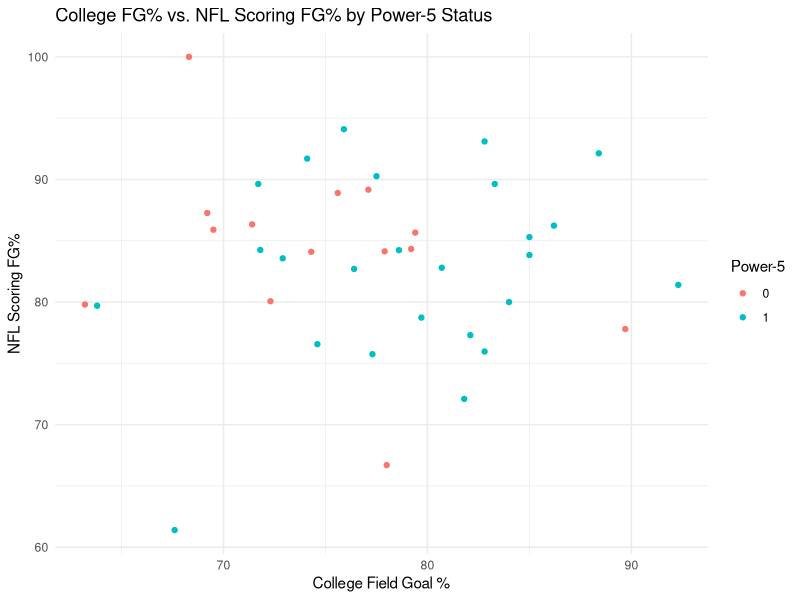
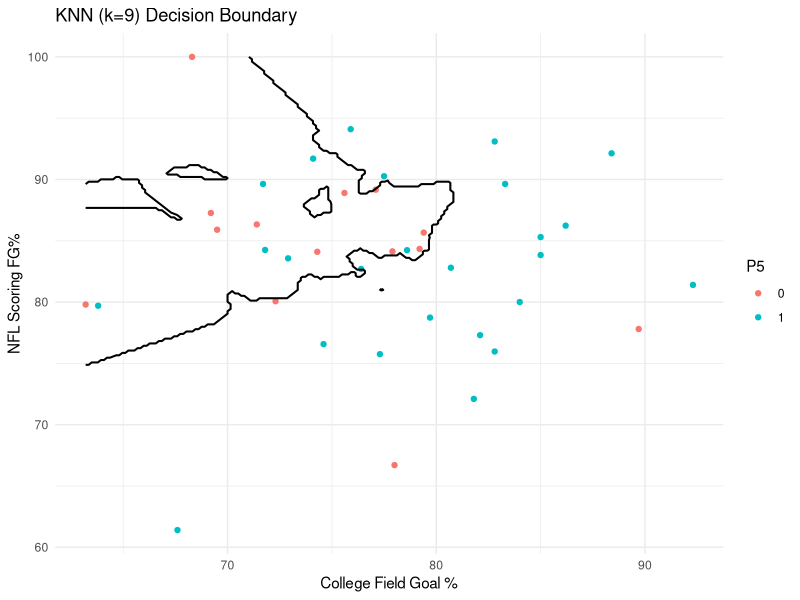
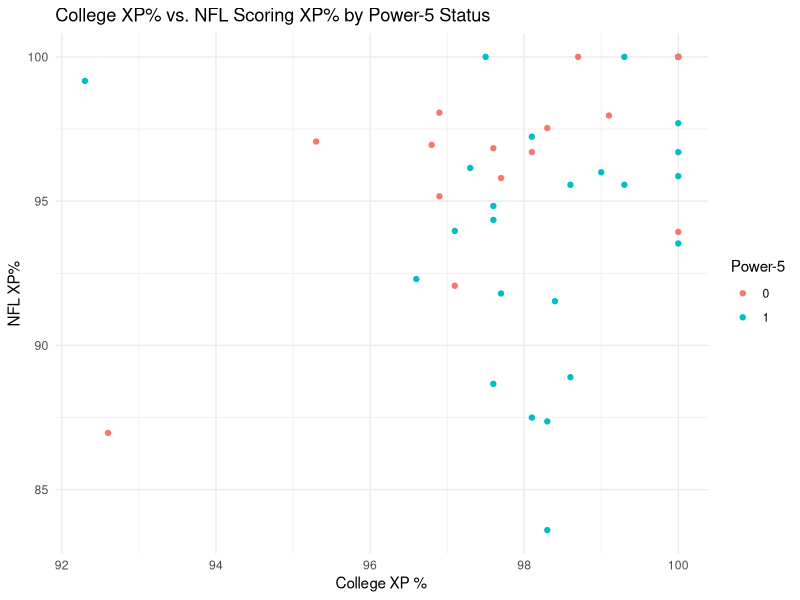
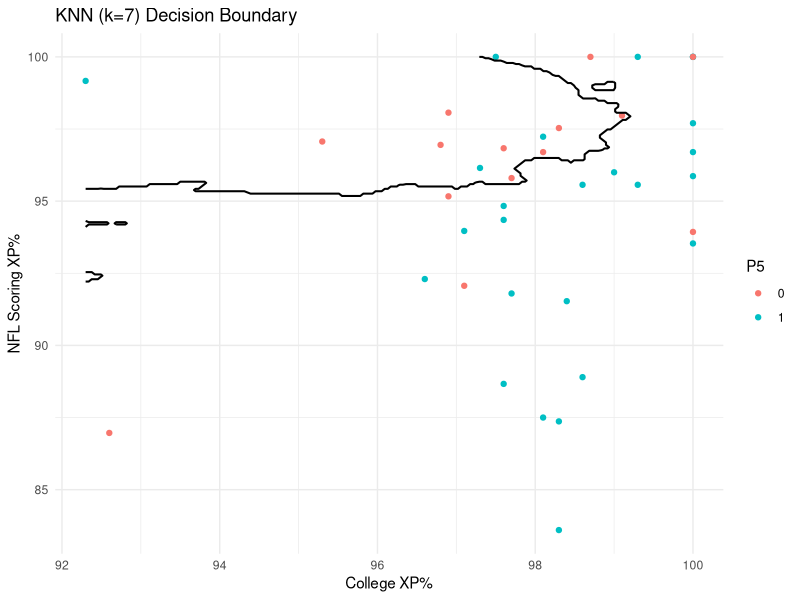
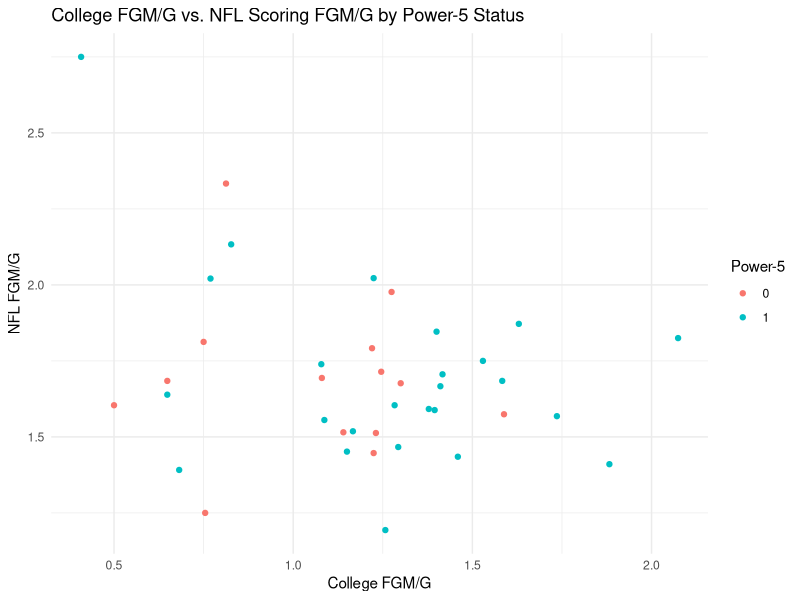
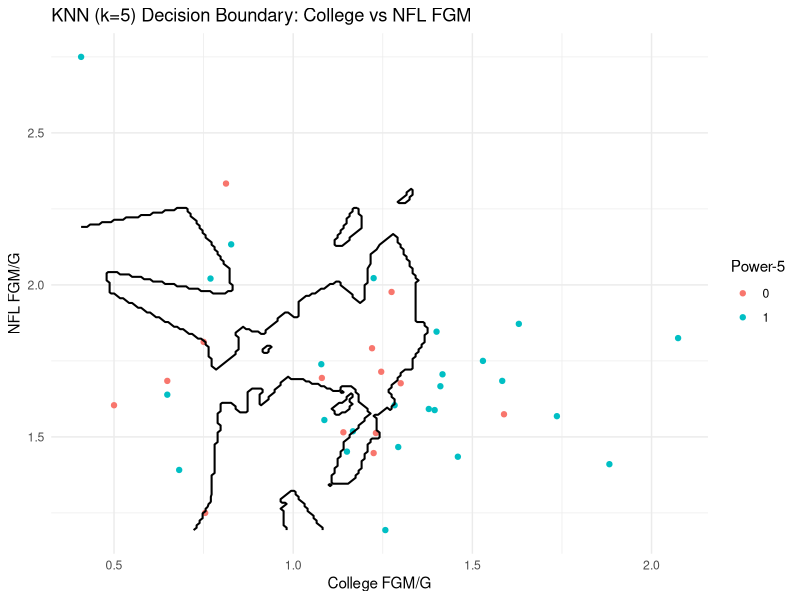
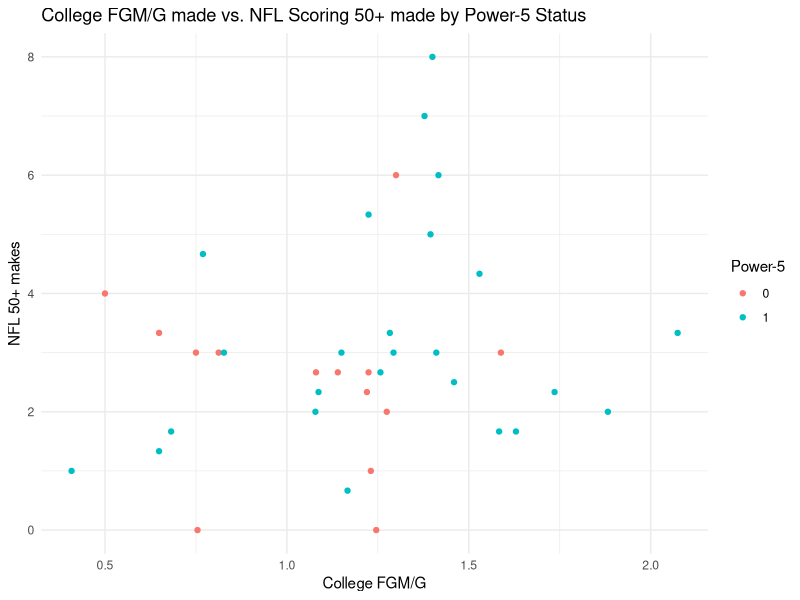
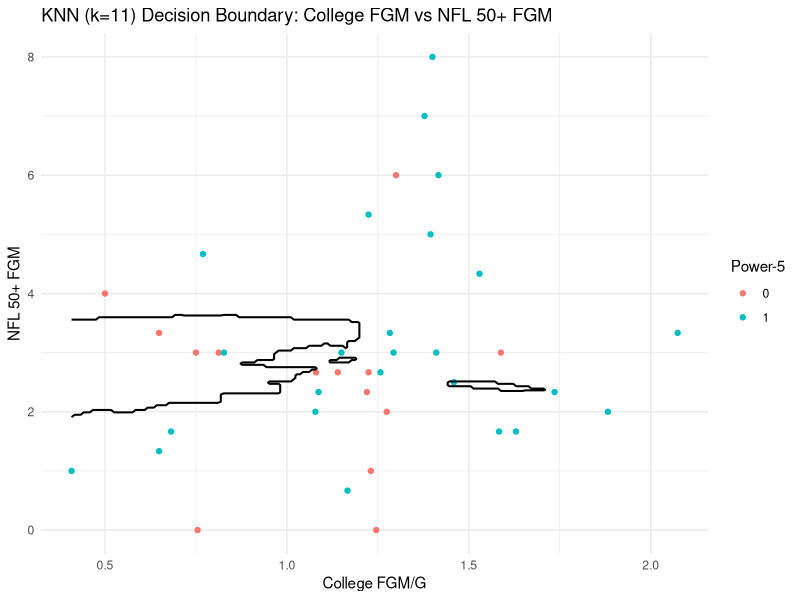

Reproduce these figures in R, in order.
## ---- chunk 1
library(tidyverse)
library(caret)
library(lmerTest)
library(readxl)
library(data.table)
library(class) 
nfl <- read_excel("Kicking_Data.xlsx", sheet = "NFL Data")
college = read_excel("Kicking_Data.xlsx", sheet = "College Data")
nfl_avg = read_excel("Kicking_Data.xlsx", sheet = "NFL Averages")


## ---- chunk 2
colnames(nfl) = c("Player", "Season", "Age", "Team", "Lg", "Pos", "G", "GS", "0-19_FGA", "0-19_FGM", "20-29_FGA", "20-29_FGM", "30-39_FGA", "30-39_FGM", "40-49_FGA", "40-49_FGM", "50+_FGA","50+_FGM", "ScoringFGA", "ScoringFGM", "ScoringLng", "ScoringFG%", "ScoringXPA", "ScoringXPM", "ScoringXP%", "KO", "KOyds", "TB", "TB%", "KOAvg", "AV", "FPTS/G", "FPTS", "Award" )

nfl <- nfl[-1, ]

colnames(nfl_avg) = c("Player", "G", "GS", "0-19_FGA", "0-19_FGM", "20-29_FGA", "20-29_FGM", "30-39_FGA", "30-39_FGM", "40-49_FGA", "40-49_FGM", "50+_FGA","50+_FGM", "ScoringFGA", "ScoringFGM", "ScoringLng", "ScoringFG%", "ScoringXPA", "ScoringXPM", "ScoringXP%", "KO", "KOyds", "TB", "TB%", "KOAvg", "AV","FPTS/G", "FPTS", "Award" )

nfl_avg <- nfl_avg[-1, ]
## ---- chunk 3
drop_names <- c("Jake Bates", "Greg Zuerlein")
nfl_avg <- nfl_avg[ ! nfl_avg$Player %in% drop_names, ]

## ---- chunk 4

cols <- c( "G", "GS", "0-19_FGA", "0-19_FGM", "20-29_FGA", "20-29_FGM", "30-39_FGA", "30-39_FGM", "40-49_FGA", "40-49_FGM", "50+_FGA","50+_FGM", "ScoringFGA", "ScoringFGM", "ScoringLng", "ScoringFG%", "ScoringXPA", "ScoringXPM", "ScoringXP%", "KO", "KOyds", "TB", "TB%", "KOAvg", "AV", "FPTS/G", "FPTS")
nfl_avg[cols] <- lapply(nfl_avg[cols], function(x) {
  if (is.factor(x)) x <- as.character(x)
  as.numeric(x)
})

## ---- chunk 5

cols <- c("G", "XPM", "XPA", "XP%", "FGM", "FGA", "FG%", "Pts")
college[cols] <- lapply(college[cols], function(x) {
  if (is.factor(x)) x <- as.character(x)
  as.numeric(x)
})


## ---- chunk 6
nfl_avg$ScoringFGA_per_game <- nfl_avg$ScoringFGA / nfl_avg$G
nfl_avg$ScoringFGM_per_game <- nfl_avg$ScoringFGM / nfl_avg$G
nfl_avg$ScoringXPA_per_game <- nfl_avg$ScoringXPA / nfl_avg$G
nfl_avg$ScoringXPM_per_game <- nfl_avg$ScoringXPM / nfl_avg$G
nfl_avg[["0-19_FGA_per_game"]] <- nfl_avg[["0-19_FGA"]] / nfl_avg$G
nfl_avg[["0-19_FGM_per_game"]] <- nfl_avg[["0-19_FGM"]] / nfl_avg$G
nfl_avg[["20-29_FGA_per_game"]] <- nfl_avg[["20-29_FGA"]] / nfl_avg$G
nfl_avg[["20-29_FGM_per_game"]] <- nfl_avg[["20-29_FGM"]] / nfl_avg$G
nfl_avg[["30-39_FGA_per_game"]] <- nfl_avg[["30-39_FGA"]] / nfl_avg$G
nfl_avg[["30-39_FGM_per_game"]] <- nfl_avg[["30-39_FGM"]] / nfl_avg$G
nfl_avg[["40-49_FGA_per_game"]] <- nfl_avg[["40-49_FGA"]] / nfl_avg$G
nfl_avg[["40-49_FGM_per_game"]] <- nfl_avg[["40-49_FGM"]] / nfl_avg$G
nfl_avg[["50+_FGA_per_game"]] <- nfl_avg[["50+_FGA"]] / nfl_avg$G
nfl_avg[["50+_FGM_per_game"]] <- nfl_avg[["50+_FGM"]] / nfl_avg$G
## ---- chunk 7
college$FGA_per_game <- college$FGA / college$G
college$FGM_per_game <- college$FGM / college$G
college$Pts_per_game <- college$Pts / college$G

## ---- chunk 8
model1 <- lm(
  nfl_avg[["ScoringFGM_per_game"]] ~
    as.factor(college$P5) +
    college[["FG%"]] +
    college[["Pts_per_game"]] +
    college[["XP%"]] +
    college[["FGM_per_game"]] + 
    college[["G"]]
)

summary(model1)
## ---- chunk 9
model2 <- lm(
  nfl_avg[["FPTS/G"]] ~
    as.factor(college$P5) +
    college[["FG%"]] +
    college[["Pts_per_game"]] +
    college[["XP%"]] +
    college[["FGM_per_game"]] + 
    college[["G"]]
)

summary(model2)
## ---- chunk 10
model3 = glm(as.factor(nfl_avg[["Award"]])~
    as.factor(college$P5) +
    college[["FG%"]] +
    college[["Pts_per_game"]] +
    college[["XP%"]] +
    college[["FGM_per_game"]] + 
    college[["G"]], family = binomial
)

summary(model3)
## ---- chunk 11
model4 = lm(nfl_avg[["ScoringFG%"]]~
    as.factor(college$P5) +
    college[["FG%"]] +
    college[["Pts_per_game"]] +
    college[["XP%"]] +
    college[["FGM_per_game"]] + 
    college[["G"]]
)

summary(model4)
## ---- chunk 12
model5 = lm(nfl_avg[["FPTS"]]~
    as.factor(college$P5) +
    college[["FG%"]] +
    college[["Pts_per_game"]] +
    college[["XP%"]] +
    college[["FGM_per_game"]] + 
    college[["G"]]
)

summary(model5)
## ---- chunk 13
model6 = glm(nfl_avg[["ScoringXP%"]]~
    as.factor(college$P5) +
    college[["FG%"]] +
    college[["Pts_per_game"]] +
    college[["XP%"]] +
    college[["FGM_per_game"]] + 
    college[["G"]]
)

summary(model6)
## ---- chunk 14
df <- data.frame(
  cFG_pct     = as.numeric(college[["FG%"]]),
  ScoringFG_pct = as.numeric(nfl_avg[["ScoringFG%"]]),
  P5          = as.factor(college[["P5"]])
)

ggplot(df, aes(x = cFG_pct, 
               y = ScoringFG_pct,
               color = P5)) +           # move color = P5 inside aes()
  geom_point() +
  labs(
    x     = "College Field Goal %",
    y     = "NFL Scoring FG%",
    title = "College FG% vs. NFL Scoring FG% by Power-5 Status",
    color = "Power-5"            # label for the legend
  ) +
  theme_minimal()
## ---- chunk 15
trainX <- df[, c("cFG_pct", "ScoringFG_pct")]
trainY <- df$P5
k      <- 9

# 2) Build a fine grid over the FG space
x_seq <- seq(min(df$cFG_pct,        na.rm = TRUE),
             max(df$cFG_pct,        na.rm = TRUE),
             length = 200)
y_seq <- seq(min(df$ScoringFG_pct,  na.rm = TRUE),
             max(df$ScoringFG_pct,  na.rm = TRUE),
             length = 200)

# use a name that won’t mask a function
grid_df <- expand.grid(
  cFG_pct        = x_seq,
  ScoringFG_pct  = y_seq
)

# 3) Run knn() on that grid with prob=TRUE
knn_pred <- knn(
  train = trainX,
  test  = grid_df,
  cl    = trainY,
  k     = k,
  prob  = TRUE
)

# 4) Turn the “winning‐class vote proportion” into a P(P5 = second level)
grid_df$prob <- ifelse(
  knn_pred == levels(trainY)[2],
  attr(knn_pred, "prob"),
  1 - attr(knn_pred, "prob")
)

# 5) Plot points + the 0.5‐contour decision boundary
ggplot(df, aes(x = cFG_pct, y = ScoringFG_pct, color = P5)) +
  geom_point() +
  geom_contour(
    data   = grid_df,
    aes(z = prob, x = cFG_pct, y = ScoringFG_pct),
    breaks = 0.5,
    color  = "black",
    size   = 0.7
  ) +
  labs(
    x     = "College Field Goal %",
    y     = "NFL Scoring FG%",
    title = paste0("KNN (k=", k,") Decision Boundary")
  ) +
  theme_minimal()
## ---- chunk 16
df <- data.frame(
  cXP_pct     = as.numeric(college[["XP%"]]),
  ScoringXP_pct= as.numeric(nfl_avg[["ScoringXP%"]]),
  P5          = as.factor(college[["P5"]])
)

ggplot(df, aes(x = cXP_pct, 
               y = ScoringXP_pct,
               color = P5)) +           # move color = P5 inside aes()
  geom_point() +
  labs(
    x     = "College XP %",
    y     = "NFL XP%",
    title = "College XP% vs. NFL Scoring XP% by Power-5 Status",
    color = "Power-5"            # label for the legend
  ) +
  theme_minimal()
## ---- chunk 17
library(class)    # for knn()

library(ggplot2)

# 1) Fit KNN on your two predictors
trainX <- df[, c("cXP_pct","ScoringXP_pct")]
trainY <- df$P5
k      <- 7

# 2) Build a fine grid in that 2-D predictor space
x_seq <- seq(min(df$cXP_pct, na.rm=TRUE),
             max(df$cXP_pct, na.rm=TRUE),
             length = 200)
y_seq <- seq(min(df$ScoringXP_pct, na.rm=TRUE),
             max(df$ScoringXP_pct, na.rm=TRUE),
             length = 200)

# NOTE: choose a name that doesn’t clash with base functions!
grid_df <- expand.grid(
  cXP_pct        = x_seq,
  ScoringXP_pct  = y_seq
)

# 3) Run knn() with prob=TRUE on that grid
knn_pred <- knn(
  train = trainX,
  test  = grid_df,
  cl    = trainY,
  k     = k,
  prob  = TRUE
)

# 4) Extract the “probability” of each point being P5 == the 2nd level
grid_df$prob <- ifelse(
  knn_pred == levels(trainY)[2],
  attr(knn_pred, "prob"),
  1 - attr(knn_pred, "prob")
)

# 5) Plot your points + the KNN decision boundary at prob = 0.5
ggplot(df, aes(x = cXP_pct, y = ScoringXP_pct, color = P5)) +
  geom_point() +
  geom_contour(
    data   = grid_df,
    aes(z = prob, x = cXP_pct, y = ScoringXP_pct),
    breaks = 0.5,
    color  = "black",
    linewidth   = 0.7
  ) +
  labs(
    x     = "College XP%",
    y     = "NFL Scoring XP%",
    title = paste0("KNN (k=", k,") Decision Boundary")
  ) +
  theme_minimal()

## ---- chunk 18
df <- data.frame(
  cFGM_per_game     = as.numeric(college[["FGM_per_game"]]),
  ScoringFGM_per_game = as.numeric(nfl_avg[["ScoringFGM_per_game"]]),
  P5          = as.factor(college[["P5"]])
)

ggplot(df, aes(x = cFGM_per_game, 
               y = ScoringFGM_per_game,
               color = P5)) +           # move color = P5 inside aes()
  geom_point() +
  labs(
    x     = "College FGM/G",
    y     = "NFL FGM/G",
    title = "College FGM/G vs. NFL Scoring FGM/G by Power-5 Status",
    color = "Power-5"            # label for the legend
  ) +
  theme_minimal()
## ---- chunk 19
trainX <- df[, c("cFGM_per_game", "ScoringFGM_per_game")]
trainY <- df$P5
k      <- 5

# 2) Build a fine grid over the FGM space
x_seq <- seq(min(df$cFGM_per_game,        na.rm = TRUE),
             max(df$cFGM_per_game,        na.rm = TRUE),
             length = 200)
y_seq <- seq(min(df$ScoringFGM_per_game,  na.rm = TRUE),
             max(df$ScoringFGM_per_game,  na.rm = TRUE),
             length = 200)

grid_df <- expand.grid(
  cFGM_per_game        = x_seq,
  ScoringFGM_per_game  = y_seq
)

# 3) Run knn() on that grid with prob=TRUE
knn_pred <- knn(
  train = trainX,
  test  = grid_df,
  cl    = trainY,
  k     = k,
  prob  = TRUE
)

# 4) Extract “winning‐class probability” for P5 == second factor level
grid_df$prob <- ifelse(
  knn_pred == levels(trainY)[2],
  attr(knn_pred, "prob"),
  1 - attr(knn_pred, "prob")
)

# 5) Plot: points + 0.5‐contour decision boundary
ggplot(df, aes(x = cFGM_per_game, y = ScoringFGM_per_game, color = P5)) +
  geom_point() +
  geom_contour(
    data   = grid_df,
    aes(z = prob, x = cFGM_per_game, y = ScoringFGM_per_game),
    breaks = 0.5,
    color  = "black",
    size   = 0.7
  ) +
  labs(
    x     = "College FGM/G",
    y     = "NFL FGM/G",
    title = paste0("KNN (k=", k,") Decision Boundary: College vs NFL FGM"),
    color = "Power-5"
  ) +
  theme_minimal()
## ---- chunk 20
df <- data.frame(
  cFGM_per_game     = as.numeric(college[["FGM_per_game"]]),
  fifty_plus_made = as.numeric(nfl_avg[["50+_FGM"]]),
  P5          = as.factor(college[["P5"]])
)

ggplot(df, aes(x = cFGM_per_game, 
               y = fifty_plus_made,
               color = P5)) +           # move color = P5 inside aes()
  geom_point() +
  labs(
    x     = "College FGM/G",
    y     = "NFL 50+ makes",
    title = "College FGM/G made vs. NFL Scoring 50+ made by Power-5 Status",
    color = "Power-5"            # label for the legend
  ) +
  theme_minimal()
## ---- chunk 21
trainX <- df[, c("cFGM_per_game", "fifty_plus_made")]
trainY <- df$P5
k      <- 11

# 2) Build a fine grid over that 2-D space
x_seq <- seq(min(df$cFGM_per_game,           na.rm = TRUE),
             max(df$cFGM_per_game,           na.rm = TRUE),
             length = 200)
y_seq <- seq(min(df$fifty_plus_made, na.rm = TRUE),
             max(df$fifty_plus_made, na.rm = TRUE),
             length = 200)

grid_df <- expand.grid(
  cFGM_per_game            = x_seq,
  fifty_plus_made = y_seq
)

# 3) Run knn() on the grid with prob=TRUE
knn_pred <- knn(
  train = trainX,
  test  = grid_df,
  cl    = trainY,
  k     = k,
  prob  = TRUE
)

# 4) Extract the “winning‐class probability” for the 2nd level of P5
grid_df$prob <- ifelse(
  knn_pred == levels(trainY)[2],
  attr(knn_pred, "prob"),
  1 - attr(knn_pred, "prob")
)

# 5) Plot the points + the 0.5 decision boundary
ggplot(df, aes(x = cFGM_per_game, y = fifty_plus_made, color = P5)) +
  geom_point() +
  geom_contour(
    data   = grid_df,
    aes(z = prob, x = cFGM_per_game, y = fifty_plus_made),
    breaks = 0.5,
    color  = "black",
    size   = 0.7
  ) +
  labs(
    x     = "College FGM/G",
    y     = "NFL 50+ FGM",
    title = paste0("KNN (k=", k,") Decision Boundary: College FGM vs NFL 50+ FGM"),
    color = "Power-5"
  ) +
  theme_minimal()
## ---- chunk 22
df <- data.frame(
  cFGM     = as.numeric(college[["FGM"]]),
  fifty_plus_attempted = as.numeric(nfl_avg[["50+_FGA"]]),
  P5          = as.factor(college[["P5"]])
)

ggplot(df, aes(x = cFGM, 
               y = fifty_plus_attempted,
               color = P5)) +           # move color = P5 inside aes()
  geom_point() +
  labs(
    x     = "College FGM",
    y     = "NFL 50+ attempts",
    title = "College FGM attempted vs. NFL Scoring 50+ Attempts by Power-5 Status",
    color = "Power-5"            # label for the legend
  ) +
  theme_minimal()
## ---- chunk 23
df <- data.frame(
  cFGM     = as.numeric(college[["FGM"]]),
  forty_fourtynine = as.numeric(nfl_avg[["40-49_FGM"]]),
  P5          = as.factor(college[["P5"]])
)

ggplot(df, aes(x = cFGM, 
               y = forty_fourtynine,
               color = P5)) +           # move color = P5 inside aes()
  geom_point() +
  labs(
    x     = "College FGM",
    y     = "NFL 40-49 made",
    title = "College FGM made vs. NFL Scoring 40-49 made by Power-5 Status",
    color = "Power-5"            # label for the legend
  ) +
  theme_minimal()
## ---- chunk 24
df <- data.frame(
  cpts_per_game     = as.numeric(college[["Pts_per_game"]]),
  fpts_per_game = as.numeric(nfl_avg[["FPTS/G"]]),
  P5          = as.factor(college[["P5"]])
)

ggplot(df, aes(x = cpts_per_game, 
               y = fpts_per_game,
               color = P5)) +           # move color = P5 inside aes()
  geom_point() +
  labs(
    x     = "College PTs/G",
    y     = "NFL Fantasy Points/G",
    title = "College PTs/G made vs. NFL Fantasy Points/G by Power-5 Status",
    color = "Power-5"            # label for the legend
  ) +
  theme_minimal()
## ---- chunk 25
trainX <- df[, c("cpts_per_game", "fpts_per_game")]
trainY <- df$P5
k      <- 10

# 2) Build a fine grid over that 2-D space
x_seq <- seq(min(df$cpts_per_game,           na.rm = TRUE),
             max(df$cpts_per_game,           na.rm = TRUE),
             length = 200)
y_seq <- seq(min(df$fpts_per_game, na.rm = TRUE),
             max(df$fpts_per_game, na.rm = TRUE),
             length = 200)

grid_df <- expand.grid(
  cpts_per_game            = x_seq,
  fpts_per_game = y_seq
)

# 3) Run knn() on the grid with prob=TRUE
knn_pred <- knn(
  train = trainX,
  test  = grid_df,
  cl    = trainY,
  k     = k,
  prob  = TRUE
)

# 4) Extract the “winning‐class probability” for the 2nd level of P5
grid_df$prob <- ifelse(
  knn_pred == levels(trainY)[2],
  attr(knn_pred, "prob"),
  1 - attr(knn_pred, "prob")
)

# 5) Plot the points + the 0.5 decision boundary
ggplot(df, aes(x = cpts_per_game, y = fpts_per_game, color = P5)) +
  geom_point() +
  geom_contour(
    data   = grid_df,
    aes(z = prob, x = cpts_per_game, y = fpts_per_game),
    breaks = 0.5,
    color  = "black",
    size   = 0.7
  ) +
   labs(
    x     = "College PTs/G",
    y     = "NFL Fantasy Points/G",
    title = "College PTs/G made vs. NFL Fantasy Points/G by Power-5 Status",
    color = "Power-5"            # label for the legend
  ) +
  theme_minimal()
